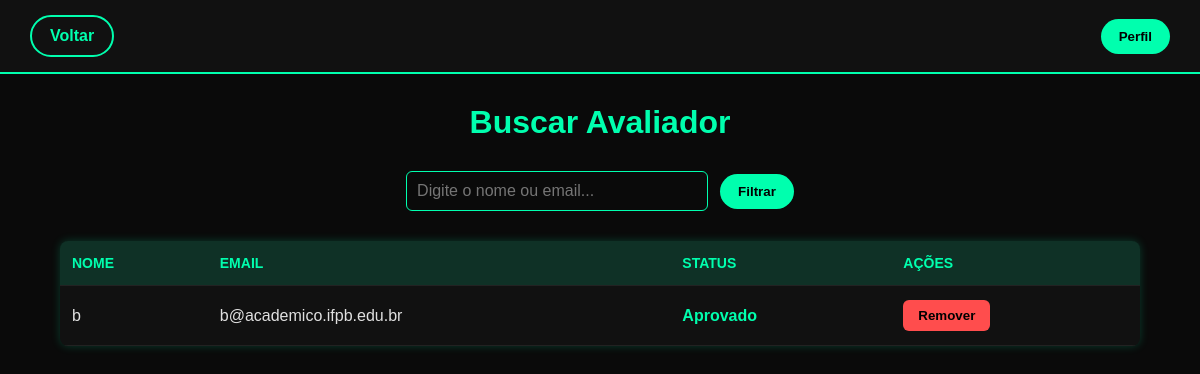
The page /admin/buscaravaliador (signed in) on the database as committed earlier.
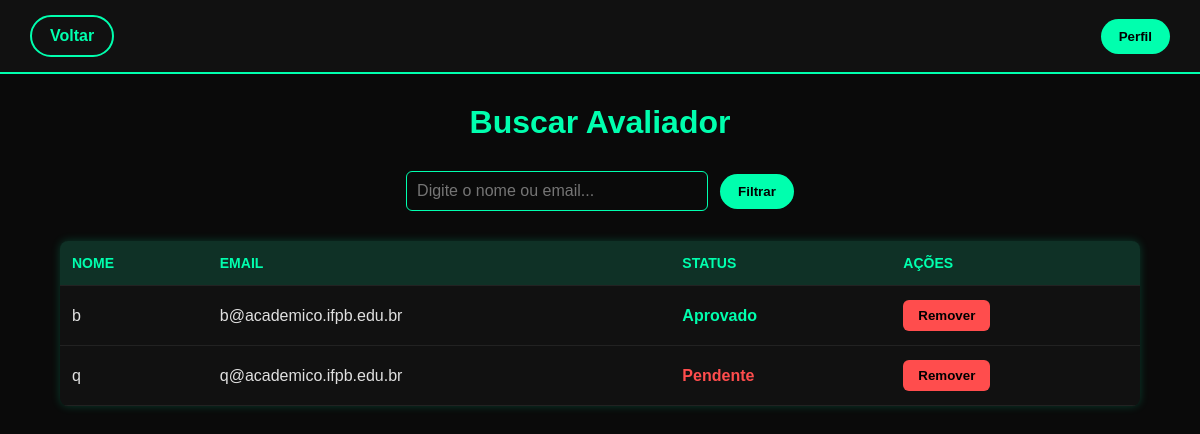
The same page on the database as committed later.
### models/modelosDB.py (models this page shows, shortened)
class AvaliadorDB(Base):
    __tablename__ = 'avaliadores'
    id = Column(Integer, primary_key=True)
    nome = Column(String)
    email = Column(String, unique=True)
    senha_hash = Column(String)
    status = Column(String, default='pendente')  # pendente / aprovado / rejeitado

### blueprints/admin_bp.py (the view)
@admin_bp.route('/buscaravaliador', methods=['GET'])
def buscar_avaliador():
    if 'admin_logado' not in session:
        return render_template('adm/login_admin.html')
    termo_busca = request.args.get('q', '').strip()
    filtro = request.args.get('filtro', '').strip()
    if not termo_busca:
        avaliadores = avaliador_dao.listar_todos()
    else:
        query = session_dao.query(AvaliadorDB)
        if filtro == 'email':
            avaliadores = query.filter(AvaliadorDB.email.ilike(f"%{termo_busca}%")).all()
        else:
            avaliadores = query.filter(AvaliadorDB.nome.ilike(f"%{termo_busca}%")).all()
    return render_template('adm/buscar_avaliador.html', avaliadores=avaliadores, termo=termo_busca, filtro=filtro)

### database/database.py (called while the page is built)
    def listar_todos(self):
        return self.session.query(AvaliadorDB).all()

### templates/adm/buscar_avaliador.html (shortened to what this page needs)
<!DOCTYPE html>
<html lang="pt-br">
<head>
  <link rel="stylesheet" href="/static/css/adm/buscar_avaliador.css" />
</head>
<body>
  <header class="header">
    <a href="/admin" class="pill-btn back-btn">Voltar</a>
    <div class="profile-dropdown-container">
      <button id="open-profile" class="pill-profile">Perfil</button>
    </div>
  </header>
  <div class="container">
    <h1 class="titulo-principal titulo-pesquisa">Buscar Avaliador</h1>
    <div class="campo-pesquisa-e-filtro">
      <input
        type="text"
        id="buscaAvaliador"
        class="campo-input"
        placeholder="Digite o nome ou email..."
      />
      <div class="filtro-dropdown-container">
        <button id="open-filtro-modal" class="pill-btn filtro-btn">Filtrar</button>
      </div>
    </div>
    <main class="area-conteudo">
      <div class="lista-avaliadores">
        {% if avaliadores %}
        <table class="tabela-avaliadores">
          <thead>
            <tr>
              <th>Nome</th>
              <th>Email</th>
              <th>Status</th>
              <th>Ações</th>
            </tr>
          </thead>
          <tbody>
            {% for avaliador in avaliadores %}
            <tr>
              <td>{{ avaliador.nome }}</td>
              <td>{{ avaliador.email }}</td>
              <td>
                {% if avaliador.status == 'aprovado' %}
                  <span class="status-aprovado">Aprovado</span>
                {% elif avaliador.status == 'rejeitado' %}
                  <span class="status-rejeitado">Rejeitado</span>
                {% else %}
                  <span class="status-pendente">Pendente</span>
                {% endif %}
              </td>
              <td>
                <button
                  class="neon-red-btn remove-btn"
                  data-email="{{ avaliador.email }}"
                >
                  Remover
                </button>
              </td>
            </tr>
            {% endfor %}
          </tbody>
        </table>
        {% else %}
        <p class="mensagem-vazia">Nenhum avaliador encontrado.</p>
        {% endif %}
      </div>
    </main>
  </div>
</body>
</html>

### static/css/adm/buscar_avaliador.css (style rules this page uses)
body { background-color: #0a0a0a; color: #e0e0e0; font-family: "Poppins", sans-serif; margin: 0; padding: 0; }
.header { background: #111; display: flex; justify-content: space-between; align-items: center; padding: 15px 30px; border-bottom: 2px solid #00ffae; }
h1 { text-align: center; margin: 30px 0; color: #00ffae; }
.pill-btn, .pill-profile { background: #00ffae; color: #000; font-weight: bold; padding: 10px 18px; border-radius: 50px; border: none; cursor: pointer; transition: all 0.3s; text-decoration: none; }
.back-btn { background: transparent; border: 2px solid #00ffae; color: #00ffae; }
.campo-input { width: 280px; padding: 10px; border-radius: 6px; border: 1px solid #00ffae; background: transparent; color: #fff; font-size: 16px; outline: none; }
.campo-pesquisa-e-filtro { display: flex; justify-content: center; align-items: center; gap: 12px; }
.tabela-avaliadores { width: 90%; margin: 30px auto; border-collapse: collapse; background: #111; border-radius: 8px; overflow: hidden; box-shadow: 0 0 10px #00ffae33; }
.tabela-avaliadores th, .tabela-avaliadores td { padding: 14px 12px; text-align: left; border-bottom: 1px solid #222; }
.tabela-avaliadores th { background: #00ffae22; color: #00ffae; text-transform: uppercase; font-size: 14px; }
.status-aprovado { color: #00ffae; font-weight: bold; }
.status-pendente { color: #ff4d4d; font-weight: bold; }
.neon-red-btn { background-color: #ff4d4d; color: black; font-weight: bold; padding: 8px 15px; border-radius: 6px; border: none; cursor: pointer; transition: 0.3s; }

Rows that differ between the two databases and show on the page:
added AvaliadorDB: nome "q", email "q@academico.ifpb.edu.br", status "Pendente"
